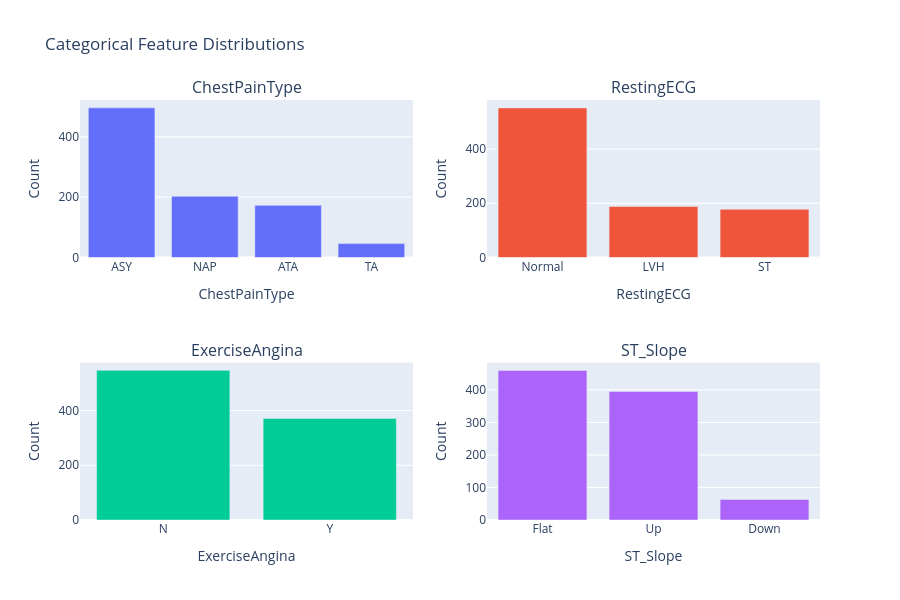

Write notebook code for a chart like this one.
### Code cell
features = [col for col in categorical_data.columns if col != 'Sex']
n_features = len(features)
n_cols = 2
n_rows = (n_features + n_cols - 1) // n_cols

fig = make_subplots(rows=n_rows, cols=n_cols, subplot_titles=features)

for idx, column in enumerate(features):
    row = idx // n_cols + 1
    col = idx % n_cols + 1
    counts = categorical_data[column].value_counts()
    fig.add_trace(
        go.Bar(x=counts.index, y=counts.values, name=column, hoverinfo='x+y'),
        row=row, col=col
    )
    fig.update_xaxes(title_text=column, row=row, col=col)
    fig.update_yaxes(title_text="Count", row=row, col=col)

fig.update_layout(
    height=300 * n_rows,
    width=900,
    title_text="Categorical Feature Distributions",
    showlegend=False
)
fig.show()

### Figure 1 — Plotly figure (JSON) as saved in the notebook; plotly's stock layout.template omitted (floating-point values rounded to 4 significant figures)
{"data": [{"hoverinfo": "x+y", "name": "ChestPainType", "type": "bar", "x": ["ASY", "NAP", "ATA", "TA"], "xaxis": "x", "y": [496, 203, 173, 46], "yaxis": "y"}, {"hoverinfo": "x+y", "name": "RestingECG", "type": "bar", "x": ["Normal", "LVH", "ST"], "xaxis": "x2", "y": [552, 188, 178], "yaxis": "y2"}, {"hoverinfo": "x+y", "name": "ExerciseAngina", "type": "bar", "x": ["N", "Y"], "xaxis": "x3", "y": [547, 371], "yaxis": "y3"}, {"hoverinfo": "x+y", "name": "ST_Slope", "type": "bar", "x": ["Flat", "Up", "Down"], "xaxis": "x4", "y": [460, 395, 63], "yaxis": "y4"}], "layout": {"annotations": [{"font": {"size": 16}, "showarrow": false, "text": "ChestPainType", "x": 0.225, "xanchor": "center", "xref": "paper", "y": 1, "yanchor": "bottom", "yref": "paper"}, {"font": {"size": 16}, "showarrow": false, "text": "RestingECG", "x": 0.775, "xanchor": "center", "xref": "paper", "y": 1, "yanchor": "bottom", "yref": "paper"}, {"font": {"size": 16}, "showarrow": false, "text": "ExerciseAngina", "x": 0.225, "xanchor": "center", "xref": "paper", "y": 0.375, "yanchor": "bottom", "yref": "paper"}, {"font": {"size": 16}, "showarrow": false, "text": "ST_Slope", "x": 0.775, "xanchor": "center", "xref": "paper", "y": 0.375, "yanchor": "bottom", "yref": "paper"}], "height": 600, "showlegend": false, "title": {"text": "Categorical Feature Distributions"}, "width": 900, "xaxis": {"anchor": "y", "domain": [0, 0.45], "title": {"text": "ChestPainType"}}, "xaxis2": {"anchor": "y2", "domain": [0.55, 1], "title": {"text": "RestingECG"}}, "xaxis3": {"anchor": "y3", "domain": [0, 0.45], "title": {"text": "ExerciseAngina"}}, "xaxis4": {"anchor": "y4", "domain": [0.55, 1], "title": {"text": "ST_Slope"}}, "yaxis": {"anchor": "x", "domain": [0.625, 1], "title": {"text": "Count"}}, "yaxis2": {"anchor": "x2", "domain": [0.625, 1], "title": {"text": "Count"}}, "yaxis3": {"anchor": "x3", "domain": [0, 0.375], "title": {"text": "Count"}}, "yaxis4": {"anchor": "x4", "domain": [0, 0.375], "title": {"text": "Count"}}}}
